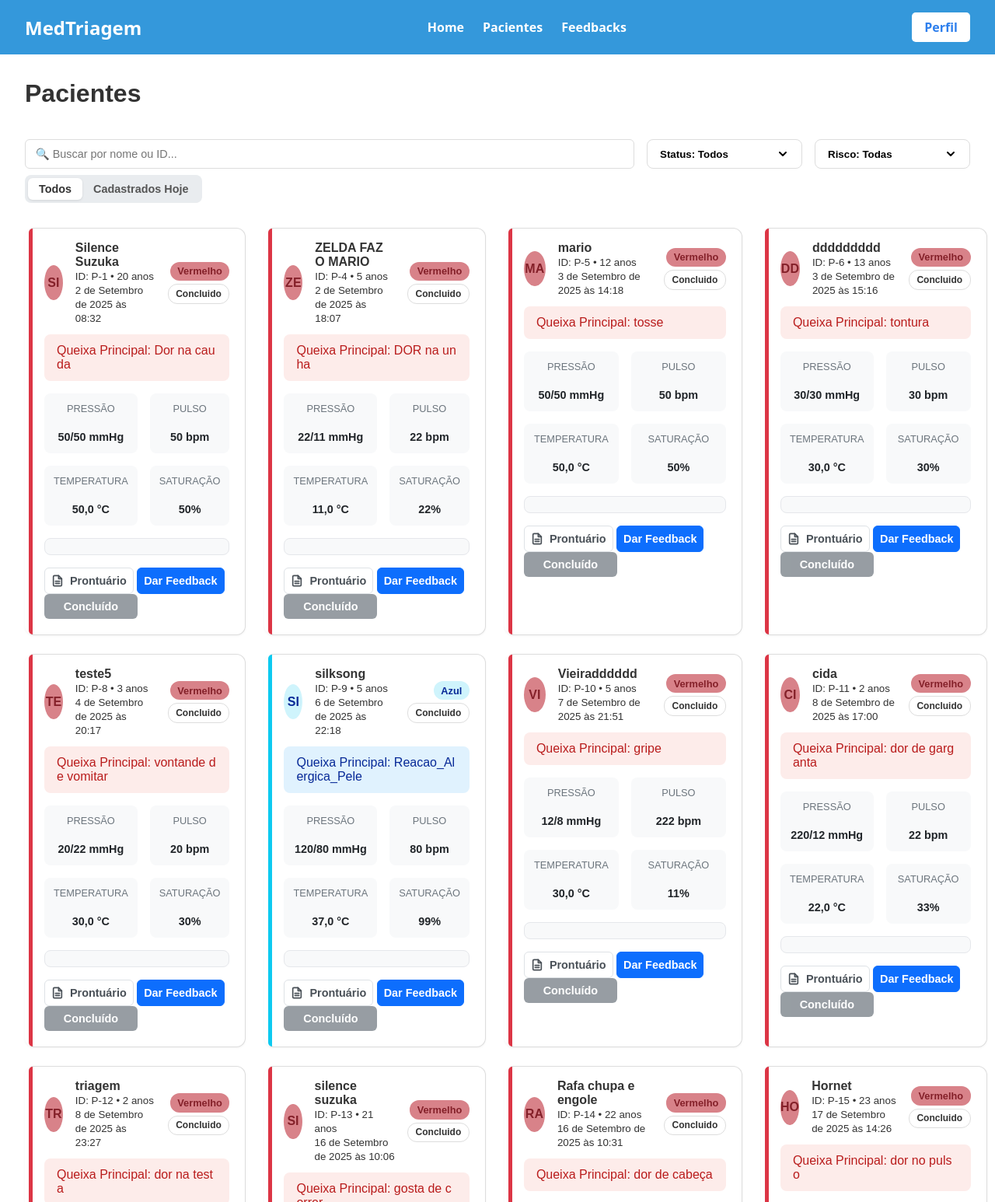
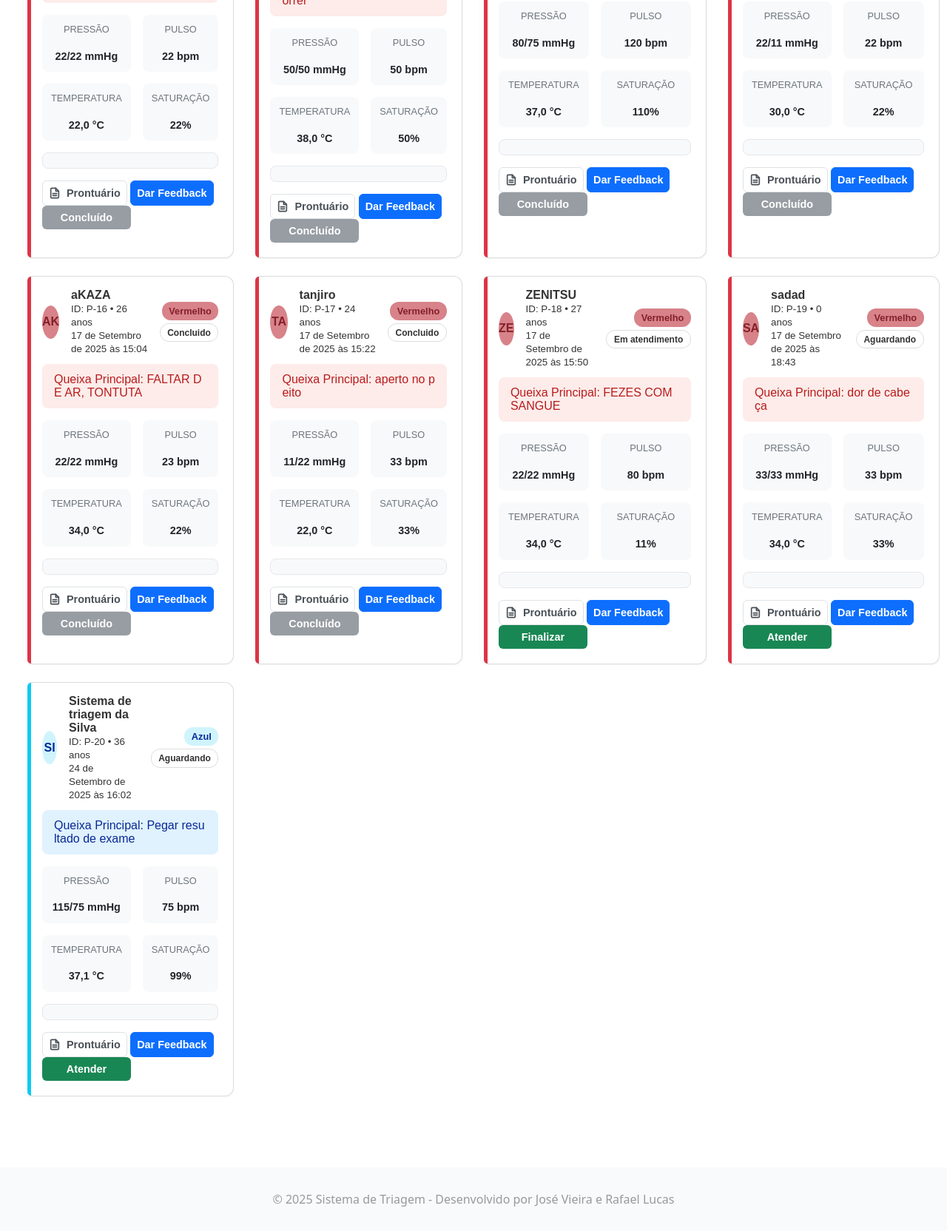
/master/listar/ (signed in), run on the app's committed database (2 pictures, top to bottom).
### triagem/models.py (models this page shows, shortened)
class Paciente(models.Model):
    Sexualidade = [
        ('Masculino', 'Masculino'),
        ('Feminino', 'Feminino'),
    ]
    Convenios = [
        ('SUS', 'SUS'),
        ('Unimed', 'Unimed'),
        ('Hapvida', 'Hapvida'),
        ('Amil', 'Amil'),
        ('Bradesco Saude', 'Bradesco Saude'),
    ]
    Status = [
        ('Aguardando', 'Aguardando'),
        ('Em atendimento', 'Em atendimento'),
        ('Concluido', 'Concluido'),
    ]
    Sintomas = [
        ('Dor_Toracica', 'Dor Torácica / Aperto no Peito'),
        ('Falta_de_Ar', 'Falta de Ar / Dificuldade para Respirar'),
        ('Alteracao_Neurologica_Grave', 'Alteração de Consciência / Convulsão / Confusão'),
        ('Sangramento_Ativo', 'Sangramento Ativo / Vômito ou Fezes com Sangue'),
        ('Febre', 'Febre / Calafrios'),
        ('Dor_de_Cabeca', 'Dor de Cabeça'),
        ('Tontura_MalEstar', 'Tontura / Fraqueza / Mal-estar Geral'),
        ('Sintomas_Respiratorios_Leves', 'Tosse / Espirros / Dor de Garganta'),
        ('Dor_Abdominal', 'Dor Abdominal / Cólica'),
        ('Sintomas_Gastrointestinais', 'Náusea / Vômito / Diarreia'),
        ('Lesao_Trauma', 'Lesão / Trauma / Queda Recente'),
        ('Dor_Locomotora', 'Dor Muscular / Articular / Lombar'),
        ('Reacao_Alergica_Pele', 'Reação Alérgica / Erupção na Pele / Inchaço'),
        ('Queixa_Urinaria', 'Queixa Urinária (Dor ao urinar / Sangue na urina)'),
        ('Outro', 'Outro'),
    ]
    Risco = [
        ('Vermelho', 'Emergência'),
        ('Laranja', 'Muito Urgente'),
        ('Amarelo', 'Urgente'),
        ('Verde', 'Pouco Urgente'),
        ('Azul', 'Não Urgente'),
    ]
    Profissionais = [
        ('Clinica Medica', 'Clinica Medica'),
        ('Ortopedia', 'Ortopedia'),
        ('Pediatria', 'Pediatria'),
        ('Cardiologia', 'Cardiologia'),
        ('Neurologia', 'Neurologia'),
    ]
    nome = models.CharField(max_length=100)
    data_nascimento = models.DateField(verbose_name="Data de Nascimento")
    sexo = models.CharField(choices=Sexualidade, max_length=50)
    cpf = models.CharField(unique=True, max_length=14)
    convenio = models.CharField(choices=Convenios, max_length=50)
    temperatura = models.FloatField(max_length=3)
    pressao_sistolica = models.CharField(max_length=3) # Valor maior
    pressao_diastolica = models.CharField(max_length=3) # Valor menor
    pulso = models.CharField(max_length=3)
    frequenciaRespiratoria = models.CharField(max_length=3)
    saturacao = models.CharField(max_length=3)
    glicemia = models.CharField(max_length=3)
    dor = models.IntegerField(validators=[MinValueValidator(0), MaxValueValidator(10)])
    queixa = models.CharField(max_length=1000)
    inicio_sintomas = models.DateField()
    sintomas_associados = models.CharField(choices=Sintomas, max_length=50)
    observacoes = models.CharField(blank=True, null=True, max_length=1000)
    classificacao = models.CharField(choices=Risco, max_length=50,blank=True, null=True)
    justificativa = models.CharField(blank=True, null=True)
    encaminhamento = models.CharField(choices=Profissionais, max_length=50,blank=True, null=True)
    status = models.CharField(max_length=20, choices=Status, default='Aguardando',blank=True, null=True)
    hora_chegada = models.DateTimeField(default=timezone.now, blank=True)
    hora_inicio_atendimento = models.DateTimeField(null=True, blank=True)
    hora_fim_atendimento = models.DateTimeField(null=True, blank=True)
    atendente = models.ForeignKey(settings.AUTH_USER_MODEL, on_delete=models.PROTECT, related_name='pacientes_criados')
    medico_responsavel = models.ForeignKey(settings.AUTH_USER_MODEL, on_delete=models.SET_NULL, related_name='pacientes_atendidos', null=True, blank=True)
    @property
    def idade(self):
        if not self.data_nascimento:
            return None # Retorna nada se a data de nascimento não estiver preenchida
        hoje = date.today()
        idade_calculada = hoje.year - self.data_nascimento.year - ((hoje.month, hoje.day) < (self.data_nascimento.month, self.data_nascimento.day))
        return idade_calculada
    @property
    def pressao_arterial(self):
        return f"{self.pressao_sistolica}/{self.pressao_diastolica}"

### triagem/views.py (the view)
# urls.py: path('listar/', list_view, name='listar'),
@login_required
def list_view(request):
    pacientes = Paciente.objects.all()
    status_contagem = Counter(p.status for p in pacientes)
    return render(request, 'site/listar.html', {
        'pacientes': pacientes,
        'status_contagem': status_contagem
    })

### triagem/templates/site/listar.html (shortened to what this page needs)
{% load static %}
<!DOCTYPE html>
<html lang="pt-br">
<head>
    <link rel="stylesheet" href="{% static 'front/css/base.css' %}?v=3">
    <link rel="stylesheet" href="{% static 'front/css/listar.css' %}?v=4">
</head>
<body>
    <header>
        <h1><a href="{% url 'hosp:index' %}">MedTriagem</a></h1>
        <nav class="menu-links">
            <a href="{% url 'hosp:index' %}">Home</a>
            <a href="{% url 'hosp:listar' %}">Pacientes</a>
            <a href="{% url 'hosp:lista_feedback' %}">Feedbacks</a>
        </nav>
        <div class="entrar">
            <a href="{% url 'hosp:perfil' %}" class="btn-entrar">Perfil</a>
        </div>
    </header>
    <main class="pacientes-container">
        <div class="pacientes-header">
            <h2>Pacientes</h2>
        </div>
        <div class="filtros-container">
            <div class="filtros-principal">
                <div class="busca-container-vertical">
                    <input type="text" id="busca-input" placeholder="🔍 Buscar por nome ou ID..." class="busca-input">
                    <div class="filtro-data-container">
                        <button class="btn-filtro-data ativo" data-periodo="todos">Todos</button>
                        <button class="btn-filtro-data" data-periodo="hoje">Cadastrados Hoje</button>
                    </div>
                </div>
                <div class="filtro-dropdown-container">
                    <button class="filtro-ativar-btn" id="status-filtro-btn">
                        <span>Status: Todos</span>
                        <svg width="16" height="16" viewBox="0 0 24 24" fill="none" stroke="currentColor" stroke-width="3" stroke-linecap="round" stroke-linejoin="round"><path d="M6 9l6 6 6-6"/></svg>
                    </button>
                </div>
                <div class="filtro-dropdown-container">
                    <button class="filtro-ativar-btn" id="risco-filtro-btn">
                        <span>Risco: Todas</span>
                        <svg width="16" height="16" viewBox="0 0 24 24" fill="none" stroke="currentColor" stroke-width="3" stroke-linecap="round" stroke-linejoin="round"><path d="M6 9l6 6 6-6"/></svg>
                    </button>
                </div>
            </div>
        </div>
        <div class="cards-pacientes">
            {% for paciente in pacientes %}
            <div class="card-paciente {{ paciente.classificacao|lower }}" data-cor="{{ paciente.classificacao|lower }}" data-status="{{ paciente.status }}" data-cadastro="{{ paciente.hora_chegada|date:'Y-m-d' }}">
                <div class="card-topo">
                    <div class="bolinha {{ paciente.classificacao|lower }}">{{ paciente.nome|slice:":2"|upper }}</div>
                    <div class="card-info">
                        <strong>{{ paciente.nome }}</strong>
                        <br>
                        <small>ID: P-{{ paciente.id }} • {{ paciente.idade }} anos</small>
                        <br>
                        <small>{{ paciente.hora_chegada }}</small>
                    </div>
                    <div class="topo-direita">
                        <span class="tag {{ paciente.classificacao|lower }}">{{ paciente.classificacao }}</span>
                        <span class="status-paciente">{{ paciente.status|default:'Aguardando' }}</span>
                    </div>
                </div>
                <p class="queixa">Queixa Principal: {{ paciente.queixa }}</p>
                <div class="detalhes">
                    <div class="pressao"><b>Pressão</b><br>{{ paciente.pressao_arterial }} mmHg</div>
                    <div class="pulso"><b>Pulso</b><br>{{ paciente.pulso }} bpm</div>
                    <div class="temperatura"><b>Temperatura</b><br>{{ paciente.temperatura }} °C</div>
                    <div class="saturacao"><b>Saturação</b><br>{{ paciente.saturacao }}%</div>
                </div>
                <div class="status-atendimento-container">
                </div>
                <div class="card-actions">
                    <div class="acoes-botoes">
                        <a href="{% url 'hosp:mostrar' paciente.id %}" class="btn-prontuario">
                            <span>Prontuário</span>
                        </a>
                        <a href="{% url 'hosp:dar_feedback' pk=paciente.pk %}" class="btn btn-secondary btn-sm mt-1">Dar Feedback</a>
                        {% if user.tipo_usuario == 'MEDICO' %}
                        {% if paciente.status == 'Aguardando' %}
                            <form action="{% url 'hosp:mudar_status' pk=paciente.pk %}" method="post" style="display: inline;">
                                <button type="submit" class="btn-atender">Atender</button>
                            </form>
                        {% elif paciente.status == 'Em atendimento' %}
                            <form action="{% url 'hosp:mudar_status' pk=paciente.pk %}" method="post" style="display: inline;">
                                <button type="submit" class="btn-finalizar"> Finalizar</button>
                            </form>
                        {% elif paciente.status == 'Concluido' %}
                            <button class="btn-concluido" disabled>Concluído</button>
                        {% endif %}
                    {% endif %}
                    </div>
                </div>
            </div>
             {% empty %}
                <p style="grid-column: 1 / -1; text-align: center; color: #777;">
                    Nenhum paciente encontrado no banco de dados.
                </p>
            {% endfor %}
        </div>
    </main>
    <footer>
        <p>© 2025 Sistema de Triagem - Desenvolvido por José Vieira e Rafael Lucas</p>
    </footer>
</body>
</html>

### triagem/static/front/css/base.css (style rules this page uses)
body { margin: 0; font-family: 'Segoe UI', Tahoma, Geneva, Verdana, sans-serif; background-color: #ffffff; color: #333; }
header { color: white; padding: 1rem 2rem; display: flex; justify-content: space-between; align-items: center; background-color: #3498db; }
header a { text-decoration: none; color: inherit; }
header h1 { margin: 0; font-size: 1.5rem; grid-column: 1; }
main { background-color: #ffffff; }
.menu-links { display:flex; justify-content: center; gap: 1.5em; grid-column: 2; }
.menu-links a { color: white; text-decoration: none; font-weight: bold; transition: opacity 0.2s; }
.entrar { grid-column: 3; display: flex; justify-content: flex-end; }
.btn-entrar { background-color: white; color: #2f80ed; padding: 0.5rem 1rem; border-radius: 5px; text-decoration: none; font-weight: bold; transition: background-color 0.2s, color 0.2s; }
footer { text-align: center; color: #999; margin-top: 4rem; padding: 1rem; background-color: #f9fafb; }

### data on the page
Paciente: nome "SI", nome "Silence Suzuka", id "1", idade "20", hora_chegada "2 de Setembro de 2025 às 08:32", classificacao "Vermelho", status "Concluido", queixa "Dor na cauda", pressao_arterial "50/50", pulso "50", temperatura "50,0", saturacao "50", shows "Concluído"
Paciente: nome "ZE", nome "ZELDA FAZ O MARIO", id "4", idade "5", hora_chegada "2 de Setembro de 2025 às 18:07", classificacao "Vermelho", status "Concluido", queixa "DOR na unha", pressao_arterial "22/11", pulso "22", temperatura "11,0", saturacao "22", shows "Concluído"
Paciente: nome "MA", nome "mario", id "5", idade "12", hora_chegada "3 de Setembro de 2025 às 14:18", classificacao "Vermelho", status "Concluido", queixa "tosse", pressao_arterial "50/50", pulso "50", temperatura "50,0", saturacao "50", shows "Concluído"
Paciente: nome "DD", nome "ddddddddd", id "6", idade "13", hora_chegada "3 de Setembro de 2025 às 15:16", classificacao "Vermelho", status "Concluido", queixa "tontura", pressao_arterial "30/30", pulso "30", temperatura "30,0", saturacao "30", shows "Concluído"
Paciente: nome "TE", nome "teste5", id "8", idade "3", hora_chegada "4 de Setembro de 2025 às 20:17", classificacao "Vermelho", status "Concluido", queixa "vontande de vomitar", pressao_arterial "20/22", pulso "20", temperatura "30,0", saturacao "30", shows "Concluído"
Paciente: nome "SI", nome "silksong", id "9", idade "5", hora_chegada "6 de Setembro de 2025 às 22:18", classificacao "Azul", status "Concluido", queixa "Reacao_Alergica_Pele", pressao_arterial "120/80", pulso "80", temperatura "37,0", saturacao "99", shows "Concluído"
Paciente: nome "VI", nome "Vieiradddddd", id "10", idade "5", hora_chegada "7 de Setembro de 2025 às 21:51", classificacao "Vermelho", status "Concluido", queixa "gripe", pressao_arterial "12/8", pulso "222", temperatura "30,0", saturacao "11", shows "Concluído"
Paciente: nome "CI", nome "cida", id "11", idade "2", hora_chegada "8 de Setembro de 2025 às 17:00", classificacao "Vermelho", status "Concluido", queixa "dor de garganta", pressao_arterial "220/12", pulso "22", temperatura "22,0", saturacao "33", shows "Concluído"
Paciente: nome "TR", nome "triagem", id "12", idade "2", hora_chegada "8 de Setembro de 2025 às 23:27", classificacao "Vermelho", status "Concluido", queixa "dor na testa", pressao_arterial "22/22", pulso "22", temperatura "22,0", saturacao "22", shows "Concluído"
Paciente: nome "SI", nome "silence suzuka", id "13", idade "21", hora_chegada "16 de Setembro de 2025 às 10:06", classificacao "Vermelho", status "Concluido", queixa "gosta de correr", pressao_arterial "50/50", pulso "50", temperatura "38,0", saturacao "50", shows "Concluído"
Paciente: nome "RA", nome "Rafa chupa e engole", id "14", idade "22", hora_chegada "16 de Setembro de 2025 às 10:31", classificacao "Vermelho", status "Concluido", queixa "dor de cabeça", pressao_arterial "80/75", pulso "120", temperatura "37,0", saturacao "110", shows "Concluído"
Paciente: nome "HO", nome "Hornet", id "15", idade "23", hora_chegada "17 de Setembro de 2025 às 14:26", classificacao "Vermelho", status "Concluido", queixa "dor no pulso", pressao_arterial "22/11", pulso "22", temperatura "30,0", saturacao "22", shows "Concluído"
Paciente: nome "AK", nome "aKAZA", id "16", idade "26", hora_chegada "17 de Setembro de 2025 às 15:04", classificacao "Vermelho", status "Concluido", queixa "FALTAR DE AR, TONTUTA", pressao_arterial "22/22", pulso "23", temperatura "34,0", saturacao "22", shows "Concluído"
Paciente: nome "TA", nome "tanjiro", id "17", idade "24", hora_chegada "17 de Setembro de 2025 às 15:22", classificacao "Vermelho", status "Concluido", queixa "aperto no peito", pressao_arterial "11/22", pulso "33", temperatura "22,0", saturacao "33", shows "Concluído"
Paciente: nome "ZE", nome "ZENITSU", id "18", idade "27", hora_chegada "17 de Setembro de 2025 às 15:50", classificacao "Vermelho", status "Em atendimento", queixa "FEZES COM SANGUE", pressao_arterial "22/22", pulso "80", temperatura "34,0", saturacao "11", shows "Finalizar"
Paciente: nome "SA", nome "sadad", id "19", idade "0", hora_chegada "17 de Setembro de 2025 às 18:43", classificacao "Vermelho", status "Aguardando", queixa "dor de cabeça", pressao_arterial "33/33", pulso "33", temperatura "34,0", saturacao "33", shows "Atender"
Paciente: nome "SI", nome "Sistema de triagem da Silva", id "20", idade "36", hora_chegada "24 de Setembro de 2025 às 16:02", classificacao "Azul", status "Aguardando", queixa "Pegar resultado de exame", pressao_arterial "115/75", pulso "75", temperatura "37,1", saturacao "99", shows "Atender"
